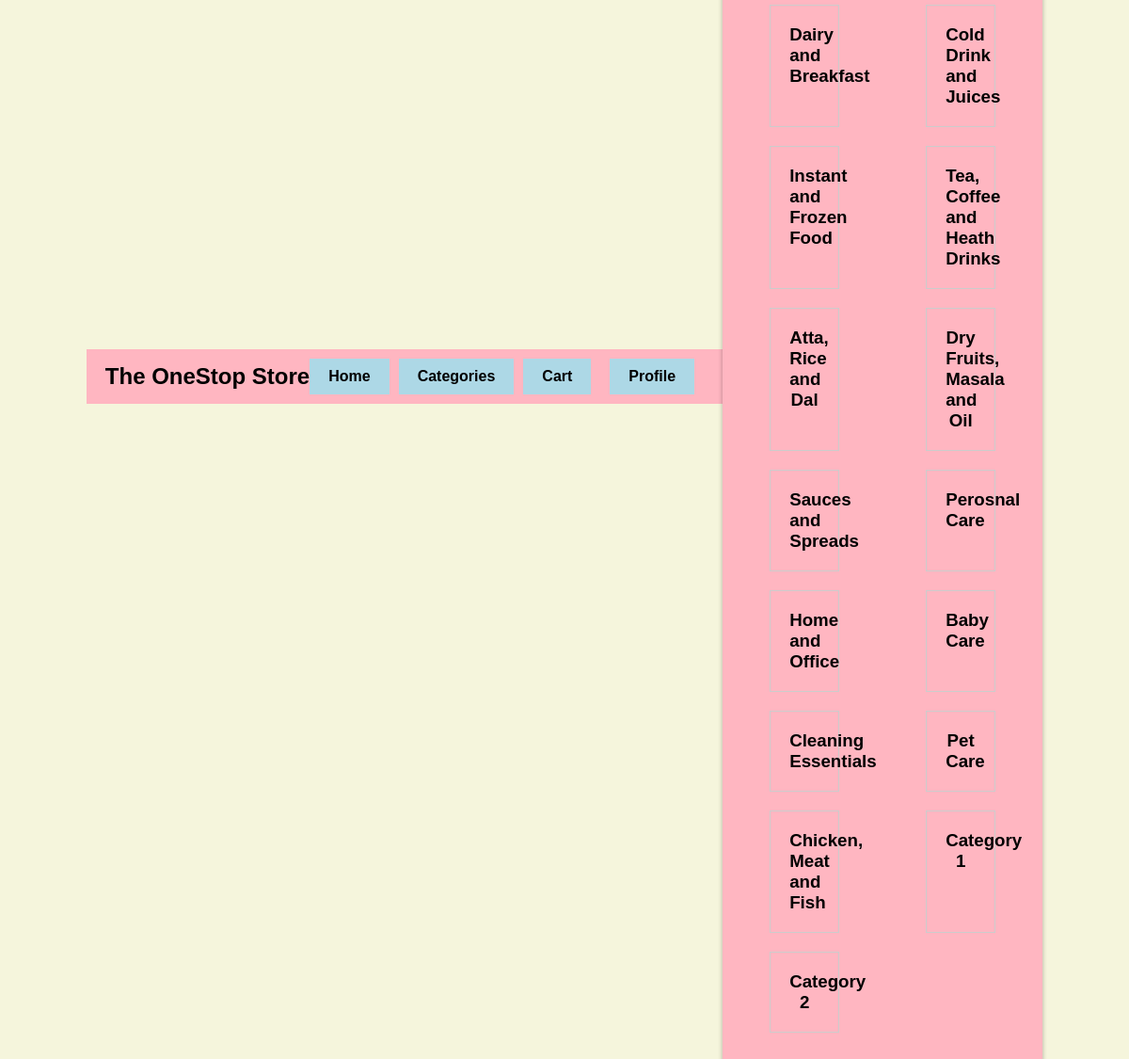
The page /categories on the database its author committed.
### app.py (models this page shows)
class Categories(db.Model):
    __tablename__ ="categories"
    category_id = db.Column(db.String(100), primary_key=True)
    category_name = db.Column(db.String(100))
    products = db.relationship('Products', secondary='Products_Categories', back_populates='categories')

### app.py (the view)
@app.route('/categories')
def categories():
    categories = Categories.query.all()
    return render_template('categories.html', categories=categories)

### templates/categories.html (shortened to what this page needs)
<!DOCTYPE html>
<html>
<head>
    <link rel="stylesheet" href="style/style.css">
</head>
<body>
    {% include 'navbar.html' %}
    <div class="rsidebar">
        <h2>All Categories</h2><br>
        <div class="category-container">
            {% for category in categories %}
            <a href="{{ url_for('products_by_category', category=category.category_name) }}" class="category-box">
                <h3>{{ category.category_name }}</h3>
            </a>
            {% endfor %}
        </div>
    </div>
</body>
</html>

### templates/navbar.html (shortened to what this page needs)
<!DOCTYPE html>
<html>
<head>
    <link rel="stylesheet" href="style/style.css">
</head>
<body>
    <div class="navbar">
        <div class="navbar-title">The OneStop Store</div>
        <ul>
            <li><a href="{{ url_for('home') }}">Home</a></li>
            <li><a href="{{ url_for('categories') }}">Categories</a></li>
            <li><a href="{{ url_for('cart') }}">Cart</a><li>
            <li><a href="{{url_for('profile')}}">Profile</a></li>
        </ul>
    </div>
</body>
</html>

### static/style.css (style rules this page uses)
body, h1, h2, h3, h4, h5, h6, p { margin: 0; padding: 0; }
body { background-color: beige; display: flex; justify-content: center; align-items: center; height: 100vh; font-family: Arial, sans-serif; }
body { background-color: beige; font-family: Arial, sans-serif; }
.rsidebar { background-color: lightpink; padding: 20px; border-radius: 10px; text-align: center; box-shadow: 0px 2px 5px rgba(0, 0, 0, 0.3); width: 300px; max-width: 100%; }
.navbar { text-align: right; }

### templates/categories.html (style rules this page uses)
body { background-color: beige; color: black; }
.category-box { border: 1px solid #ccc; padding: 20px; margin: 10px; width: calc(20% - 20px); display: inline-block; vertical-align: top; text-align: center; background-color: lightpink; color: black; text-decoration: none; }
.category-container { display: flex; flex-wrap: wrap; justify-content: space-between; margin: 20px; }

### templates/navbar.html (style rules this page uses)
body { background-color: beige; color: black; margin: 0; padding: 0; }
.navbar { background-color: lightpink; display: flex; justify-content: space-between; align-items: center; padding: 10px 20px; }
.navbar-title { font-size: 24px; font-weight: bold; }
.navbar ul { list-style-type: none; margin: 0; padding: 0; display: flex; }
.navbar li { margin-right: 10px; }
.navbar a { display: inline-block; padding: 10px 20px; background-color: lightblue; border: none; color: black; font-weight: bold; text-decoration: none; cursor: pointer; transition: background-color 0.3s; }

### rows shown on the page
Categories: category_name "Dairy and Breakfast"
Categories: category_name "Cold Drink and Juices"
Categories: category_name "Instant and Frozen Food"
Categories: category_name "Tea, Coffee and Heath Drinks"
Categories: category_name "Atta, Rice and Dal"
Categories: category_name "Dry Fruits, Masala and Oil"
Categories: category_name "Sauces and Spreads"
Categories: category_name "Perosnal Care"
Categories: category_name "Home and Office"
Categories: category_name "Baby Care"
Categories: category_name "Cleaning Essentials"
Categories: category_name "Pet Care"
Categories: category_name "Chicken, Meat and Fish"
Categories: category_name "Category 1"
Categories: category_name "Category 2"
